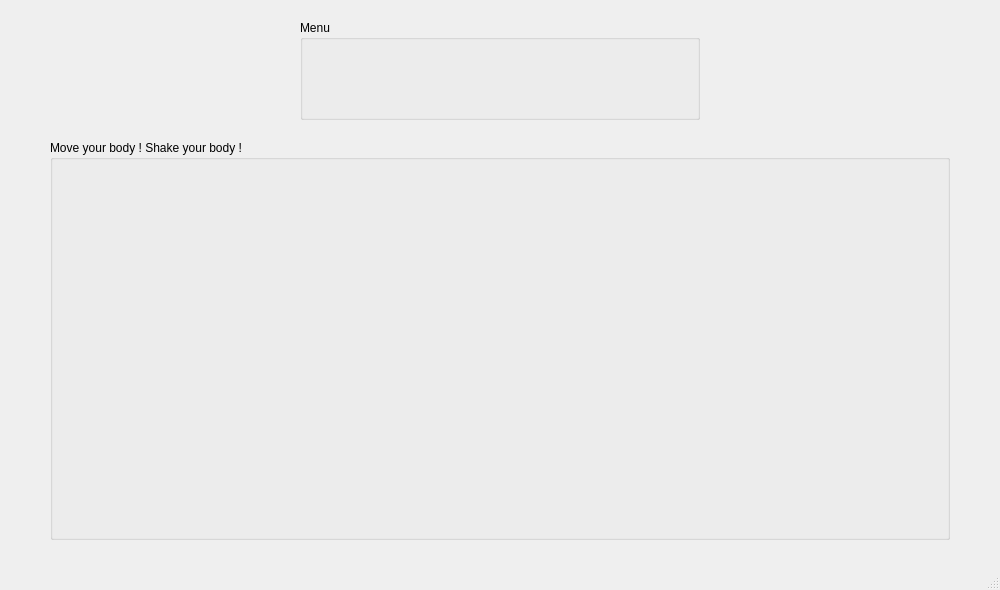
<?xml version="1.0" encoding="UTF-8"?>
<ui version="4.0">
 <class>MainWindow</class>
 <widget class="QMainWindow" name="MainWindow">
  <property name="geometry">
   <rect>
    <x>0</x>
    <y>0</y>
    <width>1000</width>
    <height>590</height>
   </rect>
  </property>
  <property name="minimumSize">
   <size>
    <width>0</width>
    <height>0</height>
   </size>
  </property>
  <property name="maximumSize">
   <size>
    <width>1000</width>
    <height>600</height>
   </size>
  </property>
  <property name="windowTitle">
   <string>MainWindow</string>
  </property>
  <widget class="QWidget" name="centralwidget">
   <property name="minimumSize">
    <size>
     <width>0</width>
     <height>0</height>
    </size>
   </property>
   <property name="maximumSize">
    <size>
     <width>1000</width>
     <height>580</height>
    </size>
   </property>
   <widget class="QGroupBox" name="groupBoxMenu">
    <property name="geometry">
     <rect>
      <x>300</x>
      <y>20</y>
      <width>400</width>
      <height>100</height>
     </rect>
    </property>
    <property name="maximumSize">
     <size>
      <width>500</width>
      <height>125</height>
     </size>
    </property>
    <property name="title">
     <string>Menu</string>
    </property>
    <widget class="QWidget" name="verticalLayoutWidget">
     <property name="geometry">
      <rect>
       <x>30</x>
       <y>20</y>
       <width>351</width>
       <height>71</height>
      </rect>
     </property>
     <layout class="QVBoxLayout" name="groupBoxLayout"/>
    </widget>
   </widget>
   <widget class="QGroupBox" name="groupBox">
    <property name="geometry">
     <rect>
      <x>50</x>
      <y>140</y>
      <width>900</width>
      <height>400</height>
     </rect>
    </property>
    <property name="title">
     <string>Move your body ! Shake your body !</string>
    </property>
    <widget class="QWidget" name="verticalLayoutWidget_2">
     <property name="geometry">
      <rect>
       <x>20</x>
       <y>30</y>
       <width>851</width>
       <height>351</height>
      </rect>
     </property>
     <layout class="QVBoxLayout" name="LayoutBody"/>
    </widget>
   </widget>
  </widget>
  <widget class="QStatusBar" name="statusBar"/>
 </widget>
 <resources/>
 <connections/>
</ui>
